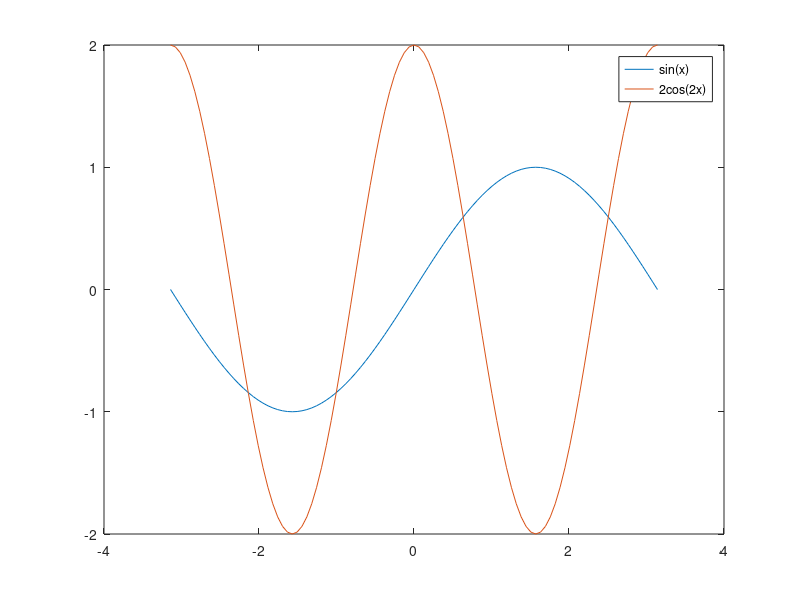

MATLAB code to generate this figure:
close all; clear all; clc;
x=linspace(-pi,pi,101);
y1=sin(x);
y2=2*cos(2*x);
plot(x,y1,x,y2);
legend('sin(x)','2cos(2x)');